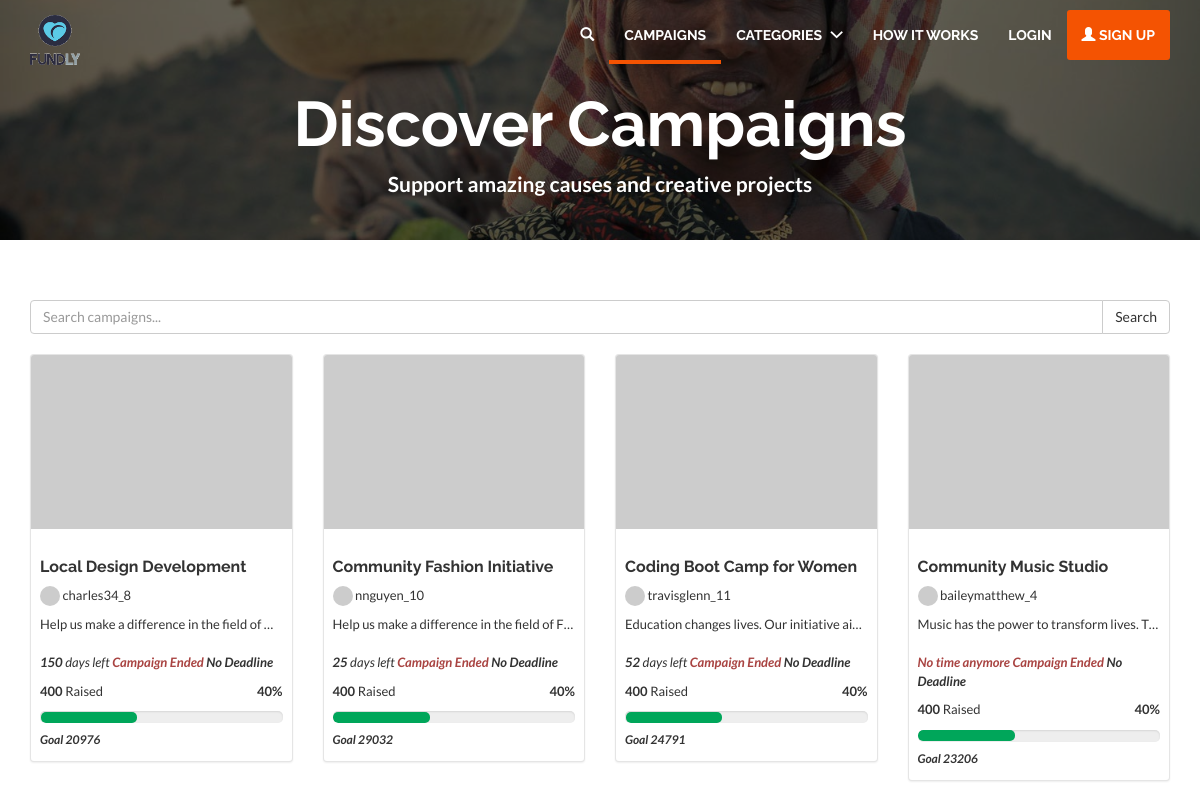
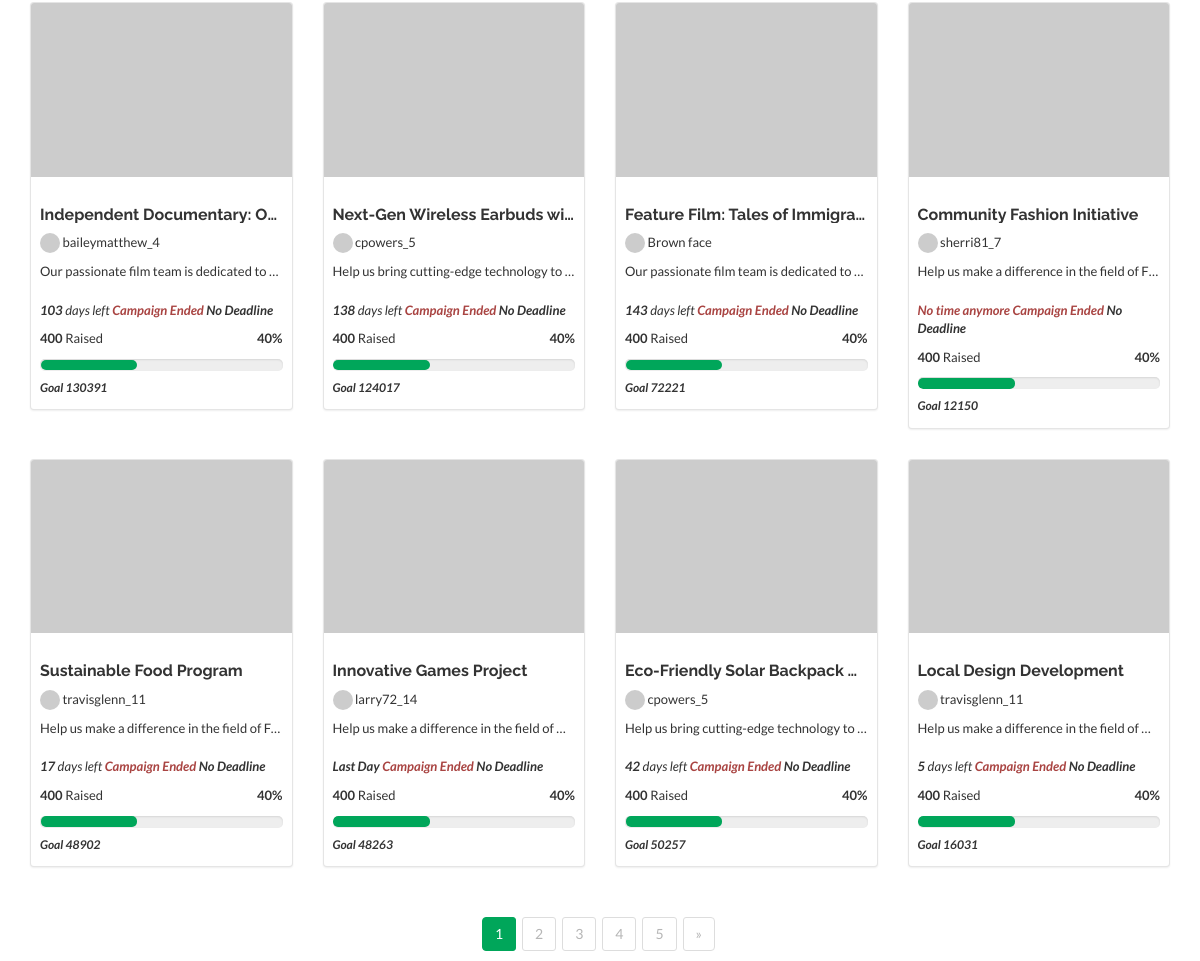
Page /campaign/campaigns/ (upper part) on the earlier database version (2 pictures, top to bottom).
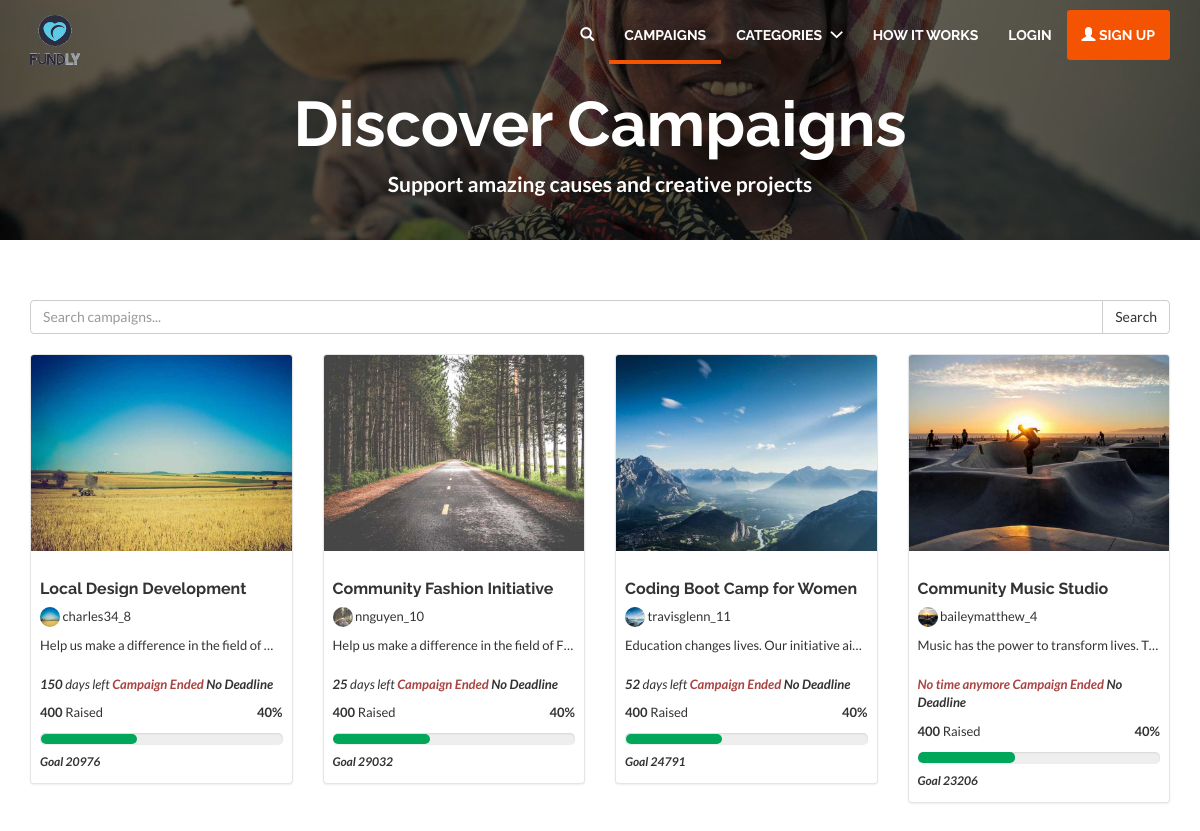
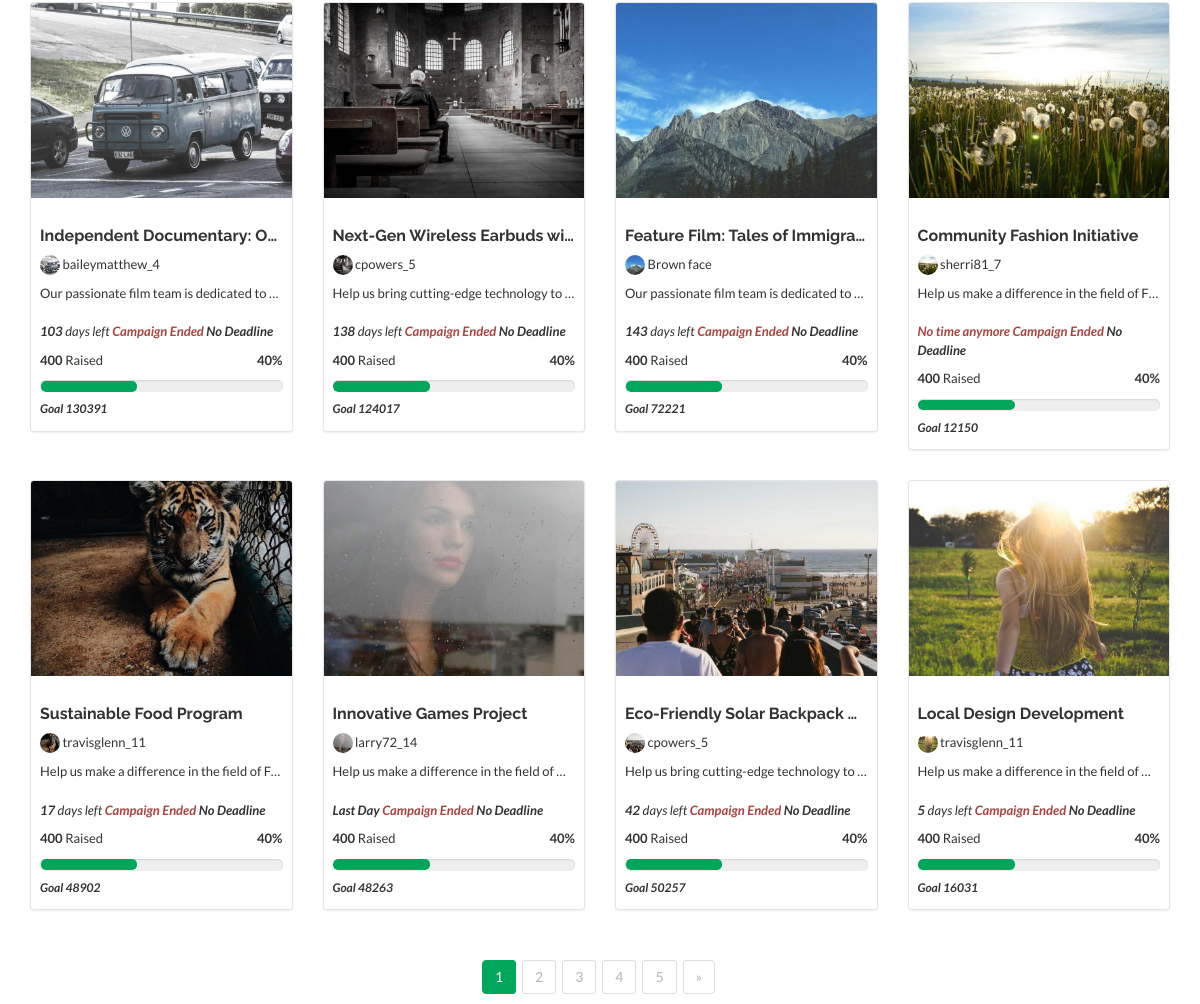
Same page on the later database version (2 pictures, top to bottom).
### campaign/models.py (models this page shows, shortened)
class Campaign(models.Model):
    id = models.UUIDField(primary_key=True, default=uuid.uuid4, editable=False)
    title = models.CharField(max_length=255)
    description = models.TextField()
    user = models.ForeignKey(User, on_delete=models.DO_NOTHING)
    category = models.ForeignKey(Category, on_delete=models.CASCADE)
    date = models.DateTimeField(default=now, blank=True)
    status = models.CharField(max_length=20, default="pending")
    image = models.ImageField(upload_to="campaigns")
    goal = models.IntegerField()
    location = models.CharField(max_length=150)
    deadline = models.DateField()
    def image_url(self):
        return self.image.url if self.image else "https://placehold.co/600x400?text=No+Image"
    def days_remaining(self):
        delta = self.deadline - datetime.now().date()
        return delta.days

### accounts/models.py (models this page shows, shortened)
class User(AbstractUser):
    username = models.CharField(
        "username",
        max_length=50,
        unique=True,
        help_text="Required. 50 characters or fewer. Letters, digits and @/./+/-/_ only.",
        error_messages={
            "unique": "A user with this username already exists.",
        },
    )
    email = models.EmailField(
        unique=True,
        blank=False,
        error_messages={
            "unique": "A user with this email already exists.",
        },
    )
    status = models.CharField(max_length=20, default="active")
    avatar = models.ImageField(upload_to="avatars/", null=True, blank=True)
    country = models.ForeignKey(Country, on_delete=models.SET_NULL, null=True)
    USERNAME_FIELD = "email"
    REQUIRED_FIELDS = ["username"]

### campaign/views.py (the view, shortened to what this page needs)
# urls.py: path('campaigns/', CampaignListView.as_view(), name='campaign-list'),
class CampaignListView(ListView):
    model = Campaign
    template_name = "campaigns/list.html"
    context_object_name = "campaigns"
    paginate_by = 12  # Show 12 campaigns per page
    def get_queryset(self):
        queryset = Campaign.objects.prefetch_related("user").order_by('-date')
        query = self.request.GET.get('q')
        return queryset
    def get_context_data(self, **kwargs):
        context = super().get_context_data(**kwargs)
        context['search_term'] = self.request.GET.get('q', '')
        return context

### core/context_processors.py (called while the page is built)
def categories(request):
    cats = Category.objects.prefetch_related("campaign_set").all()[:5]
    return {'categories': cats}

### templates/campaigns/list.html (shortened to what this page needs)
{% extends 'base.html' %}
{% load static %}
{% load humanize %}
{% block content %}
<div class="jumbotron md index-header jumbotron_set jumbotron-cover">
    <div class="container wrap-jumbotron position-relative">
        <h1 class="title-site">Discover Campaigns</h1>
        <p class="subtitle-site"><strong>Support amazing causes and creative projects</strong></p>
    </div>
</div>
<div class="container margin-bottom-40">
    <div class="row">
        <div class="col-md-12 margin-top-20 margin-bottom-20">
            <form method="get" action="">
                <div class="input-group">
                    <input type="text" name="q" class="form-control" placeholder="Search campaigns..."
                           value="{{ request.GET.q|default:'' }}">
                    <span class="input-group-btn">
                        <button class="btn btn-default" type="submit">Search</button>
                    </span>
                </div>
            </form>
        </div>
        <div class="col-md-12">
            <div class="row">
                {% if campaigns %}
                    {% for campaign in campaigns %}
                        {% include 'includes/campaign.html' with campaign=campaign %}
                    {% endfor %}
                {% endif %}
            </div>
            {% if is_paginated %}
            <div class="text-center margin-top-20">
                <ul class="pagination">
                    {% for num in page_obj.paginator.page_range %}
                        {% if page_obj.number == num %}
                            <li class="active"><span>{{ num }}</span></li>
                        {% else %}
                            <li><a href="?page={{ num }}">{{ num }}</a></li>
                        {% endif %}
                    {% endfor %}
                    {% if page_obj.has_next %}
                        <li><a href="?page={{ page_obj.next_page_number }}">&raquo;</a></li>
                    {% endif %}
                </ul>
            </div>
            {% endif %}
        </div>
    </div>
</div>
{% endblock %}

### templates/includes/campaign.html (shortened to what this page needs)
<div class="col-xs-12 col-sm-6 col-md-3 col-thumb">
    <div class="thumbnail padding-top-zero">
        <a class="position-relative btn-block img-grid" href="#">
            <img title="{{ campaign.title }}" src="{{ campaign.image_url }}" class="image-url img-responsive btn-block radius-image"/>
        </a>
        <div class="caption">
            <h1 class="title-campaigns font-default">
                <a title="{{ campaign.title }}" class="item-link" href="{% url 'campaign:campaign-detail' campaign.id %}">
                    {{ campaign.title }}
                </a>
            </h1>
            <p class="desc-campaigns">
                {% if campaign.user %}
                    <img src="{{ campaign.image_url }}" width="20" height="20" class="img-circle avatar-campaign"/> {{ campaign.user.username }}
                {% else %}
                    <img src="" width="20" height="20" class="img-circle avatar-campaign"/> User not available
                {% endif %}
            </p>
            <p class="desc-campaigns text-overflow">
                {{ campaign.description.strip|safe }}
            </p>
            <p class="desc-campaigns">
              <span class="stats-campaigns margin-bottom-zero">
                <em>
                  {% if campaign.deadline %}
                      {% if campaign.days_remaining > 0 %}
                          <strong>{{ campaign.days_remaining }}</strong> days left
                      {% elif campaign.days_remaining == 0 %}
                          <strong>Last Day</strong>
                      {% else %}
                          <strong class="text-danger">No time anymore</strong>
                      {% endif %}
                  {% endif %}
                    <strong class="text-danger">Campaign Ended</strong>
                    <strong>No Deadline</strong>
                </em>
              </span>
                <span class="stats-campaigns">
                    <span class="pull-left">
                        <strong>400</strong>
                        Raised
                    </span>
                    <span class="pull-right">
                        <strong>40%</strong>
                    </span>
                </span>
                <span class="progress">
                    <span class="percentage" style="width: 40%" aria-valuemin="0" aria-valuemax="100" role="progressbar"></span>
                </span>
            </p>
            <h6 class="margin-bottom-zero">
                <em><strong>Goal {{ campaign.goal }}</strong></em>
            </h6>
        </div>
    </div>
</div>

Differences in the rows shown:
changed Campaign "charles34_8": image_url: picture added in place of a placeholder
changed Campaign "nnguyen_10": image_url: picture added in place of a placeholder
changed Campaign "Coding Boot Camp for Women": image_url: picture added in place of a placeholder
changed Campaign "Community Music Studio": image_url: picture added in place of a placeholder
changed Campaign "Independent Documentary: O…": image_url: picture added in place of a placeholder
changed Campaign "Next-Gen Wireless Earbuds wi…": image_url: picture added in place of a placeholder
changed Campaign "Feature Film: Tales of Immigra…": image_url: picture added in place of a placeholder
changed Campaign "sherri81_7": image_url: picture added in place of a placeholder
changed Campaign "Sustainable Food Program": image_url: picture added in place of a placeholder
changed Campaign "Innovative Games Project": image_url: picture added in place of a placeholder
changed Campaign "Eco-Friendly Solar Backpack…": image_url: picture added in place of a placeholder
changed Campaign (number 12 of 12 on the later page): image_url: picture added in place of a placeholder
